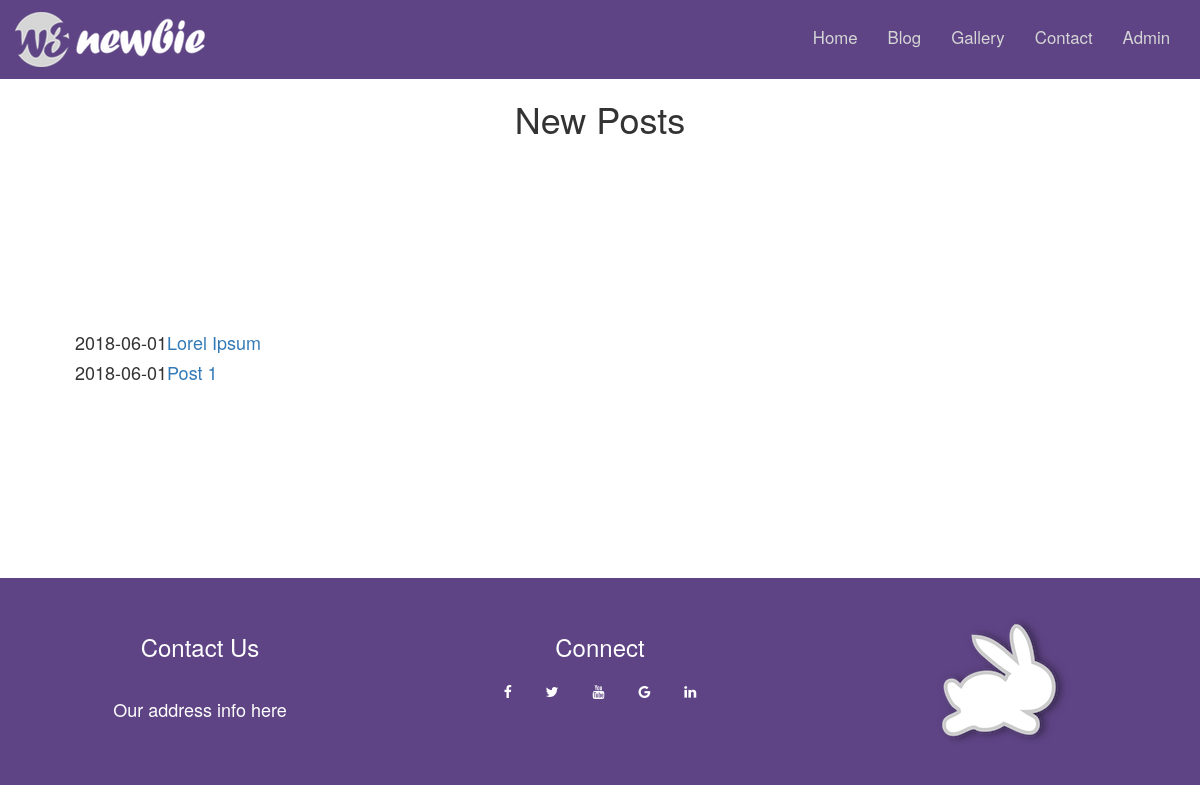
The page /blog/ on the database as committed earlier.
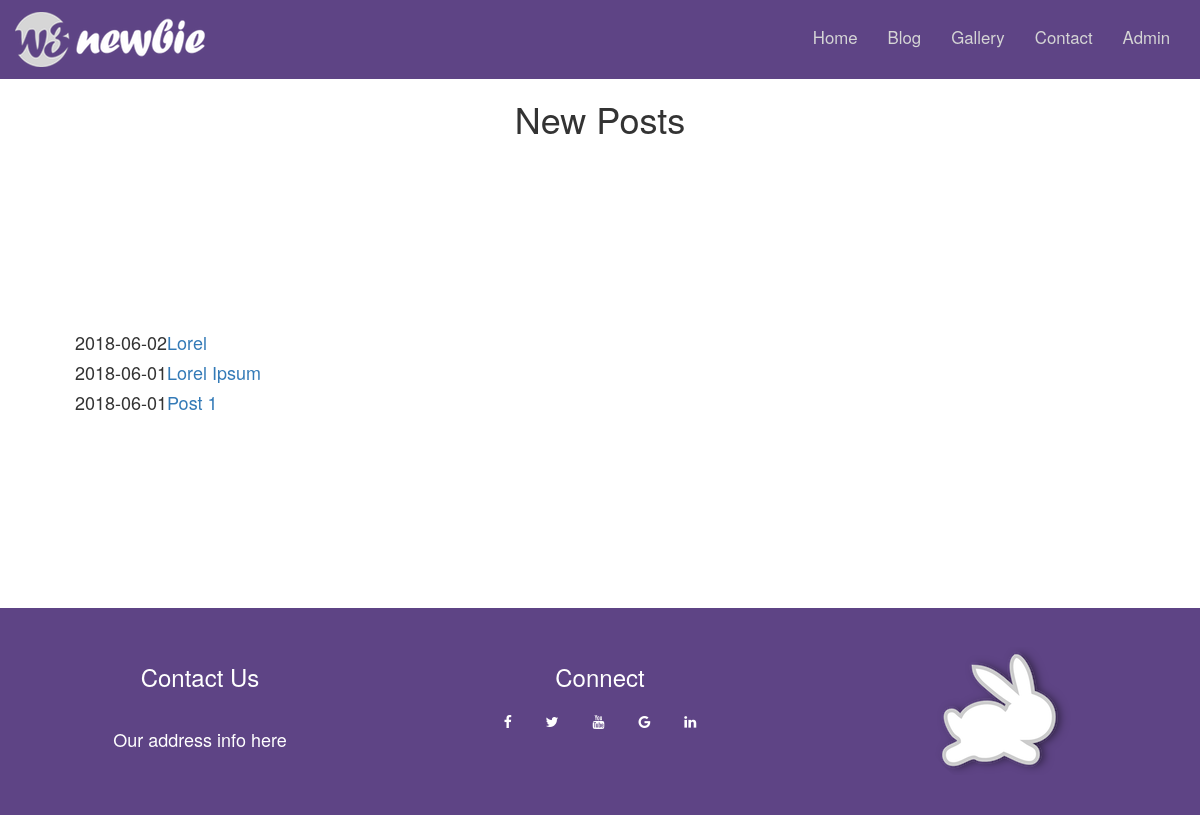
The same page on the database as committed later.
### blog/models.py (models this page shows, shortened)
class Post(models.Model):
	title=models.CharField(max_length=200)
	body=models.TextField()
	date=models.DateTimeField()

### blog/templates/blog/blog.html
{% load staticfiles %}
{% include 'home/header.html'%}
<h1 class="text-center" style="overflow-y:hidden;">New Posts</h1>
    <div class="container">
		<div class="container">
			<div class="container">
				<div class="container ">
					{% block content %}
						{% for post in object_list %}
							<h4>{{post.date|date:"Y-m-d"}}<a href="/blog/{{post.id}}">{{post.title}}</a></h4>
						{% endfor %}
					{% endblock %}
				</div>
			</div>
		</div
	</div>
</div>
{% include 'home/footer.html'%}

Rows that differ between the two databases and show on the page:
added Post: date "2018-06-02", title "Lorel"
